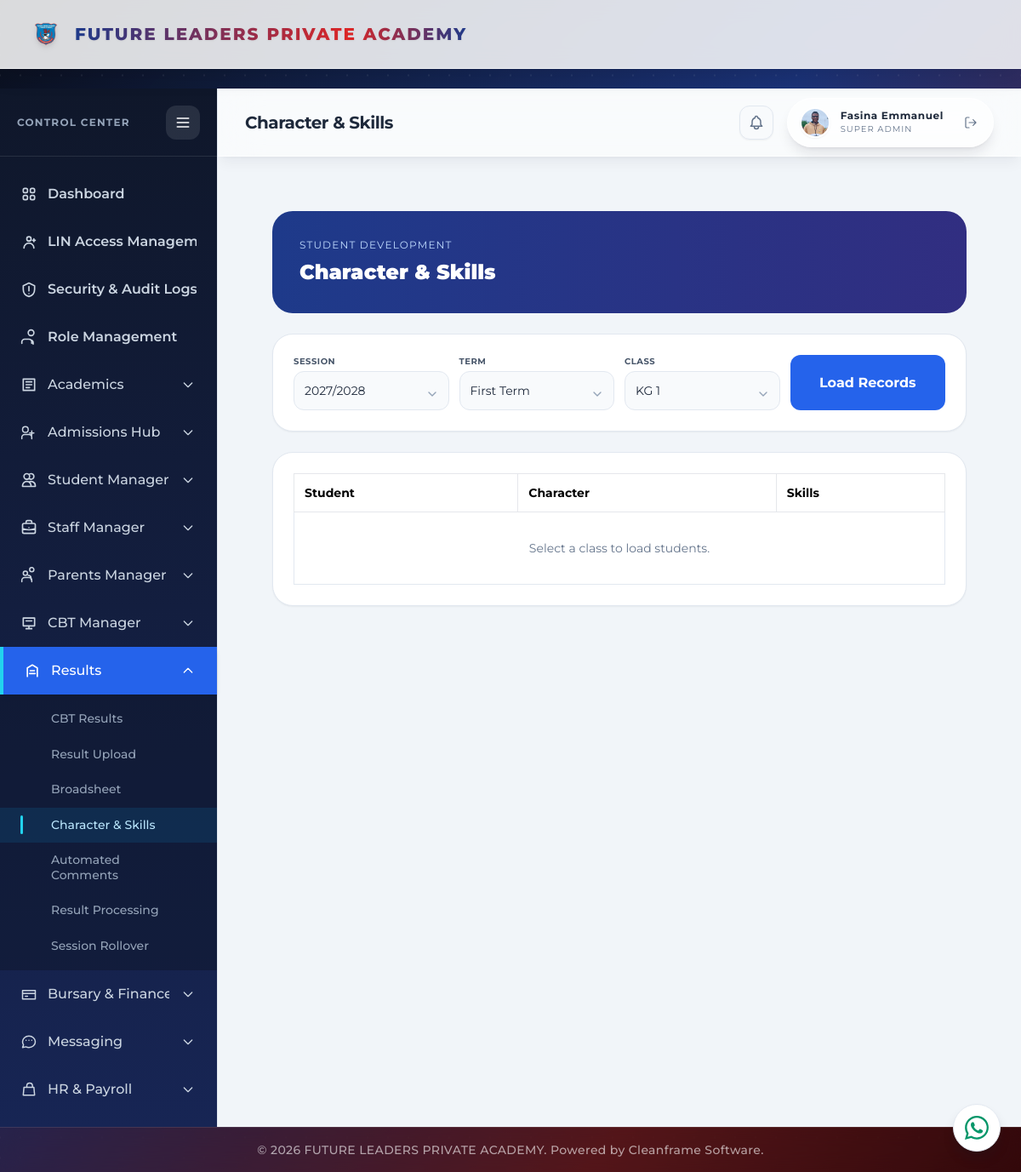
Page /results/character-skills/ (signed in) on the committed database.
### portal/models.py (models this page shows, shortened)
class AcademicSession(models.Model):
    name = models.CharField(max_length=100, unique=True)
    is_active = models.BooleanField(default=False)
    rollover_completed = models.BooleanField(default=False)
    class Meta:
        ordering = ['-name']

class AcademicTerm(models.Model):
    TERM_CHOICES = [('First Term', 'First Term'), ('Second Term', 'Second Term'), ('Third Term', 'Third Term')]
    session = models.ForeignKey(AcademicSession, on_delete=models.CASCADE, related_name='terms')
    term_name = models.CharField(max_length=100, choices=TERM_CHOICES)
    start_date = models.DateField(null=True, blank=True)
    end_date = models.DateField(null=True, blank=True)
    next_term_begins = models.DateField(null=True, blank=True)
    is_active = models.BooleanField(default=False)
    broadsheet_approved = models.BooleanField(default=False)
    reports_published = models.BooleanField(default=False)
    class Meta:
        constraints = [models.UniqueConstraint(fields=['session', 'term_name'], name='unique_session_term')]
        ordering = ['start_date']

class ClassRoom(models.Model):
    SECTION_CHOICES = [
        ('KG', 'Kindergarten'),
        ('Nursery', 'Nursery'),
        ('Primary', 'Primary'),
    ]
    name = models.CharField(max_length=50, unique=True)  # e.g., "Primary 4", "KG 2"
    section = models.CharField(max_length=100, choices=SECTION_CHOICES)
    level_number = models.IntegerField(null=True, blank=True) # e.g., 1, 2, 3, 4, 6 (skipping 5)
    sequence = models.IntegerField(null=True, blank=True)
    is_terminal = models.BooleanField(default=False)
    next_class = models.ForeignKey('self', on_delete=models.SET_NULL, null=True, blank=True, related_name='previous_classes')
    class_teacher = models.ForeignKey('Teacher', on_delete=models.SET_NULL, null=True, blank=True, related_name='assigned_class')

### portal/views.py (the view, shortened to what this page needs)
# urls.py: path('results/character-skills/', views.character_skills_view, name='character_skills'),
@login_required(login_url='login')
def character_skills_view(request):
    admin_access = is_admin_user(request.user)
    teacher = getattr(request.user, 'teacher_record', None)
    if not admin_access and not teacher:
        messages.error(request, 'Unauthorized access to Character & Skills.')
        return redirect('dashboard')
    allowed_classrooms = ClassRoom.objects.all() if admin_access else teacher.assigned_class.all()
    classrooms = classroom_progression_order(allowed_classrooms)
    sessions = AcademicSession.objects.order_by('-name')
    terms = AcademicTerm.objects.select_related('session').order_by('-session__name', 'term_name')
    active_term = AcademicTerm.objects.select_related('session').filter(is_active=True).first()
    filter_data = request.POST if request.method == 'POST' else request.GET
    selected_session = sessions.filter(pk=filter_data.get('session')).first() if filter_data.get('session') else (active_term.session if active_term else None)
    if selected_session:
        terms = terms.filter(session=selected_session)
    selected_term = terms.filter(pk=filter_data.get('term')).first() if filter_data.get('term') else (terms.filter(pk=active_term.pk).first() if active_term else terms.filter(is_active=True).first())
    selected_class = classrooms.filter(pk=filter_data.get('classroom')).first() if filter_data.get('classroom') else classrooms.first()
    students = students_in_term_classroom(selected_term, selected_class)
    evaluations = {evaluation.student_id: evaluation for evaluation in StudentEvaluation.objects.filter(student__in=students, session=selected_session, term=selected_term)} if selected_term and selected_session else {}
    return render(request, 'portal/character_skills.html', {'classrooms': classrooms, 'sessions': sessions, 'terms': terms, 'selected_class': selected_class, 'selected_session': selected_session, 'selected_term': selected_term, 'students': students, 'evaluations': evaluations, 'character_traits': [('attentiveness', 'Attentiveness'), ('punctuality', 'Punctuality'), ('self_control', 'Self Control'), ('relationship_with_others', 'Relationship With Others')], 'skill_traits': [('music', 'Music'), ('indoor_games', 'Indoor Games'), ('outdoor_games', 'Outdoor Games'), ('club_association', 'Club/Association')], 'selected_classroom': selected_class.pk if selected_class else '', 'selected_session_id': selected_session.pk if selected_session else '', 'selected_term_id': selected_term.pk if selected_term else '', 'terms_json': json.dumps(session_terms_map()), 'can_manage_evaluations': True})

### portal/context_processors.py (called while the page is built)
def _portal_name_parts(user):
    for relation_name in ('teacher_record', 'student_record', 'parent_record'):
        record = getattr(user, relation_name, None)
        if record:
            first_name = (getattr(record, 'first_name', '') or '').strip()
            last_name = (getattr(record, 'last_name', '') or '').strip()
            if first_name or last_name:
                return first_name, last_name
    return user.first_name.strip(), user.last_name.strip()

def _portal_picture_url(user):
    candidates = [
        getattr(getattr(user, 'account_profile', None), 'profile_picture', None),
        getattr(getattr(user, 'student_record', None), 'passport', None),
        getattr(getattr(user, 'teacher_record', None), 'passport', None),
    ]
    for picture in candidates:
        if picture:
            try:
                if picture.storage.exists(picture.name):
                    return picture.url
            except (OSError, ValueError):
                continue
    return ''

### portal/templatetags/portal_extras.py (called while the page is built)
@register.filter
def split(value, separator=','):
    return value.split(separator) if value else []

### portal/views.py (called while the page is built)
def students_in_term_classroom(term, classroom):
    if not term or not classroom:
        return Student.objects.none()
    students = Student.objects.filter(
        term_enrollments__term=term,
        term_enrollments__classroom=classroom,
    )
    if not TermEnrollment.objects.filter(term=term).exists():
        students = Student.objects.filter(subject_results__term=term).distinct()
        if not students.exists() and term.is_active:
            students = Student.objects.filter(current_class=classroom)
    if term.is_active:
        students = students.filter(status__in=('Active', 'Student'))
    return students.order_by('last_name', 'first_name')

def session_terms_map():
    terms_map = {}
    for term in AcademicTerm.objects.order_by('session__name', 'start_date', 'pk'):
        terms_map.setdefault(str(term.session_id), []).append({
            'pk': term.pk,
            'name': term.term_name,
        })
    return terms_map

def is_admin_user(user):
    profile = getattr(user, 'account_profile', None)
    return (
        user.is_superuser
        or getattr(profile, 'role', '').lower() == 'admin'
        or getattr(profile, 'role', '').lower() == 'principal'
        or user.groups.filter(name__iexact='Admin').exists()
        or user.groups.filter(name__iexact='Principal').exists()
    )

### portal/templates/portal/character_skills.html (shortened to what this page needs)
﻿{% extends 'portal/base.html' %}
{% load portal_extras %}
{% block page_title %}Character & Skills{% endblock %}
{% block content %}
<div class="min-h-full bg-slate-100 p-6 lg:p-8"><div class="mx-auto max-w-7xl space-y-6"><header class="rounded-3xl bg-gradient-to-r from-blue-900 to-indigo-900 p-8 text-white"><p class="text-xs uppercase tracking-widest text-blue-200">Student Development</p><h1 class="mt-2 text-2xl font-black">Character &amp; Skills</h1></header><script>window.resultTermsMap = {{ terms_json|default:'{}'|safe }};</script><form method="get" class="grid gap-3 rounded-3xl border border-slate-200 bg-white p-6 shadow-sm sm:grid-cols-4">{% include 'portal/result_filter_combobox.html' with field_name='session' label='Session' selected_value=selected_session.pk selected_label=selected_session.name options=sessions %}{% include 'portal/result_filter_combobox.html' with field_name='term' label='Term' label_field='term_name' selected_value=selected_term.pk selected_label=selected_term.term_name options=terms %}{% include 'portal/result_filter_combobox.html' with field_name='classroom' label='Class' selected_value=selected_class.pk selected_label=selected_class.name options=classrooms %}<button class="rounded-xl bg-blue-600 px-5 py-3 font-bold text-white">Load Records</button></form><div class="overflow-x-auto rounded-3xl border border-slate-200 bg-white p-6 shadow-sm"><table class="w-full border border-slate-200 text-left text-sm"><thead><tr><th class="border p-3">Student</th><th class="border p-3">Character</th><th class="border p-3">Skills</th></tr></thead><tbody class="divide-y">{% for student in students %}{% with evaluation=evaluations|get_item:student.pk %}<tr><td class="border p-3 font-semibold">{{ student.first_name }} {{ student.last_name }}</td><td class="border p-3"><button type="button" data-student-id="{{ student.pk }}" data-attentiveness="{{ evaluation.attentiveness|default:'' }}" data-punctuality="{{ evaluation.punctuality|default:'' }}" data-self-control="{{ evaluation.self_control|default:'' }}" data-relationship-with-others="{{ evaluation.relationship_with_others|default:'' }}" onclick="openRatingModal('character', this, '{{ student.first_name }} {{ student.last_name }}')" class="rounded-xl bg-gradient-to-r {% if evaluation %}from-emerald-600 to-teal-600{% else %}from-blue-600 to-indigo-600{% endif %} px-4 py-2 text-xs font-bold text-white">{% if evaluation %}Update Ratings{% else %}Rate Character{% endif %}</button></td><td class="border p-3"><button type="button" data-student-id="{{ student.pk }}" data-music="{{ evaluation.music|default:'' }}" data-indoor-games="{{ evaluation.indoor_games|default:'' }}" data-outdoor-games="{{ evaluation.outdoor_games|default:'' }}" data-club-association="{{ evaluation.club_association|default:'' }}" onclick="openRatingModal('skills', this, '{{ student.first_name }} {{ student.last_name }}')" class="rounded-xl bg-gradient-to-r {% if evaluation %}from-emerald-600 to-teal-600{% else %}from-blue-600 to-indigo-600{% endif %} px-4 py-2 text-xs font-bold text-white">{% if evaluation %}Update Ratings{% else %}Rate Skills{% endif %}</button></td></tr>{% endwith %}{% empty %}<tr><td colspan="3" class="p-8 text-center text-slate-500">Select a class to load students.</td></tr>{% endfor %}</tbody></table></div></div></div>
{% endblock %}

### portal/templates/portal/result_filter_combobox.html (shortened to what this page needs)
<div id="{{ wrapper_id|default:'' }}" class="relative profile-select-wrap" data-field-name="{{ field_name }}">
    <label class="mb-1 block text-[10px] font-bold uppercase tracking-wider text-slate-600">{{ label }}</label>
    <input type="text" value="{{ selected_label|default:'' }}" placeholder="Select {{ label|lower }}" autocomplete="off" class="profile-search-input w-full rounded-xl border border-slate-200 bg-slate-50 px-3 py-3 pr-9 text-sm text-slate-800 focus:border-blue-500 focus:outline-none" aria-label="Search {{ label|lower }}">
</div>

### portal/static/portal/css/global.css (style rules this page uses)
html, body, body *, button, input, select, textarea, optgroup { font-family: 'Montserrat' !important; }
html { font-synthesis: none; overflow-x: hidden; }
body { overflow-x: hidden; overflow-wrap: normal; }

### rows in the picture
AcademicSession: name "2027/2028"
AcademicTerm: term_name "First Term"
ClassRoom: name "KG 1"

### other values in the picture
{{ portal_display_name }} "Fasina Emmanuel"
{{ label }} "SESSION TERM CLASS"
